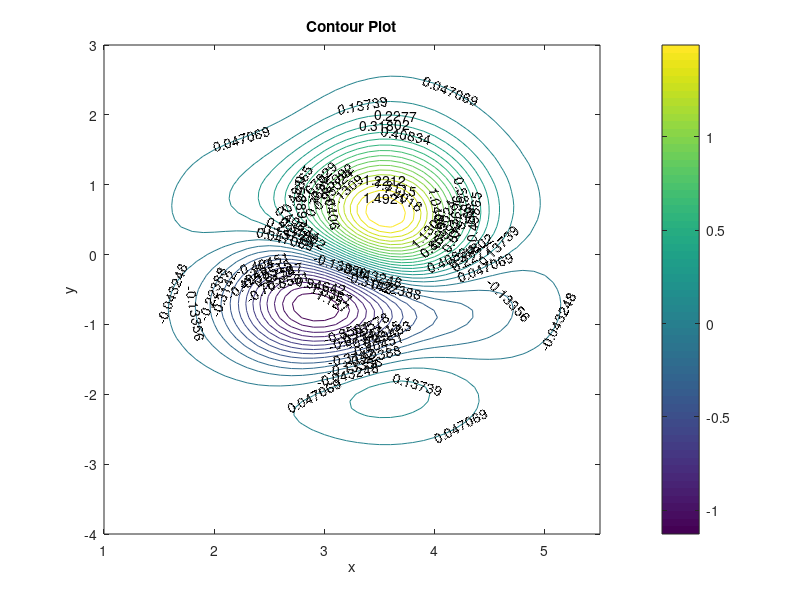

This figure's MATLAB source:
clear all;
clc;

%using 0.1 unit increment
x=1:0.1:5.5;
y=-4:0.1:3;
[x y]=meshgrid(x,y);
%z function
z=0.00125.*exp(-((x-3).^2+0.5.*y.^2)).*(sin(2.*x)+2.*sin(0.75*(0.5*y-2).^2)).*(16.*x+64.*x.^2+y.^2);

%plot of surface
surf(x,y,z);
xlabel('x')
ylabel('y') 
zlabel('f(x,y)')
title('Plot of Terrain') 
 
%contour plot
[c h]=contour(x,y,z,30)
clabel(c,h)
xlabel('x')
ylabel('y')
title('Contour Plot')
colorbar
